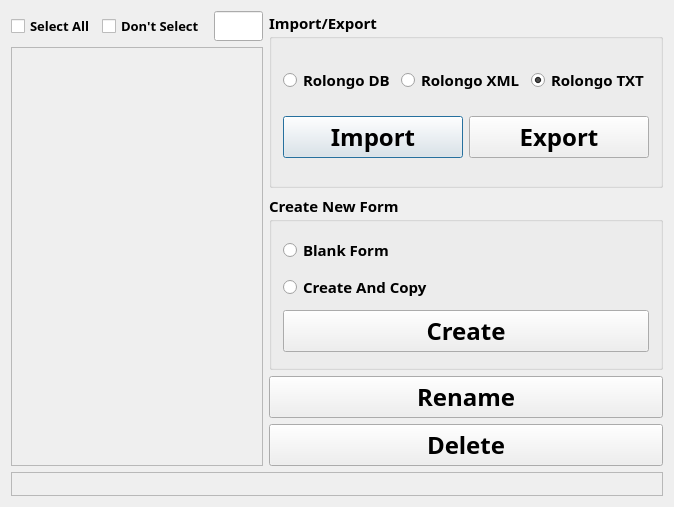
<?xml version="1.0" encoding="UTF-8"?>
<ui version="4.0">
 <class>qconfigmanage</class>
 <widget class="QDialog" name="qconfigmanage">
  <property name="geometry">
   <rect>
    <x>0</x>
    <y>0</y>
    <width>656</width>
    <height>507</height>
   </rect>
  </property>
  <property name="font">
   <font>
    <family>Microsoft Tai Le</family>
    <pointsize>11</pointsize>
    <weight>75</weight>
    <bold>true</bold>
   </font>
  </property>
  <property name="windowTitle">
   <string>qconfigmanage</string>
  </property>
  <layout class="QVBoxLayout" name="verticalLayout_5">
   <item>
    <layout class="QHBoxLayout" name="horizontalLayout_4">
     <item>
      <layout class="QVBoxLayout" name="verticalLayout_4">
       <item>
        <layout class="QHBoxLayout" name="horizontalLayout_3">
         <item>
          <widget class="QCheckBox" name="selectALL_checkBox">
           <property name="font">
            <font>
             <pointsize>10</pointsize>
             <weight>75</weight>
             <bold>true</bold>
            </font>
           </property>
           <property name="text">
            <string>Select All</string>
           </property>
          </widget>
         </item>
         <item>
          <widget class="QCheckBox" name="selectNone_checkBox">
           <property name="font">
            <font>
             <pointsize>10</pointsize>
             <weight>75</weight>
             <bold>true</bold>
            </font>
           </property>
           <property name="text">
            <string>Don't Select </string>
           </property>
          </widget>
         </item>
         <item>
          <widget class="QLineEdit" name="serachlineEdit">
           <property name="inputMask">
            <string notr="true"/>
           </property>
           <property name="text">
            <string notr="true"/>
           </property>
           <property name="maxLength">
            <number>100</number>
           </property>
           <property name="placeholderText">
            <string notr="true"/>
           </property>
          </widget>
         </item>
        </layout>
       </item>
       <item>
        <widget class="QScrollArea" name="configList_scrollArea">
         <property name="font">
          <font>
           <pointsize>10</pointsize>
           <weight>75</weight>
           <bold>true</bold>
          </font>
         </property>
         <property name="widgetResizable">
          <bool>true</bool>
         </property>
         <property name="alignment">
          <set>Qt::AlignLeading|Qt::AlignLeft|Qt::AlignTop</set>
         </property>
         <widget class="QWidget" name="scrollAreaWidgetContents">
          <property name="geometry">
           <rect>
            <x>0</x>
            <y>0</y>
            <width>251</width>
            <height>421</height>
           </rect>
          </property>
         </widget>
        </widget>
       </item>
      </layout>
     </item>
     <item>
      <layout class="QVBoxLayout" name="verticalLayout_3">
       <item>
        <widget class="QGroupBox" name="groupBox">
         <property name="title">
          <string>Import/Export</string>
         </property>
         <layout class="QVBoxLayout" name="verticalLayout">
          <item>
           <layout class="QHBoxLayout" name="horizontalLayout">
            <item>
             <widget class="QRadioButton" name="importDBradioButton">
              <property name="text">
               <string>Rolongo DB</string>
              </property>
             </widget>
            </item>
            <item>
             <widget class="QRadioButton" name="importXMLradioButton">
              <property name="text">
               <string>Rolongo XML</string>
              </property>
              <property name="checked">
               <bool>false</bool>
              </property>
             </widget>
            </item>
            <item>
             <widget class="QRadioButton" name="importTxtradioButton">
              <property name="text">
               <string>Rolongo TXT</string>
              </property>
              <property name="checked">
               <bool>true</bool>
              </property>
             </widget>
            </item>
           </layout>
          </item>
          <item>
           <layout class="QHBoxLayout" name="horizontalLayout_2">
            <item>
             <widget class="QPushButton" name="import_pushButton">
              <property name="font">
               <font>
                <pointsize>18</pointsize>
                <weight>75</weight>
                <bold>true</bold>
               </font>
              </property>
              <property name="text">
               <string>Import</string>
              </property>
             </widget>
            </item>
            <item>
             <widget class="QPushButton" name="export_pushButton">
              <property name="font">
               <font>
                <pointsize>18</pointsize>
                <weight>75</weight>
                <bold>true</bold>
               </font>
              </property>
              <property name="text">
               <string>Export</string>
              </property>
             </widget>
            </item>
           </layout>
          </item>
         </layout>
        </widget>
       </item>
       <item>
        <widget class="QGroupBox" name="groupBox_2">
         <property name="title">
          <string>Create New Form</string>
         </property>
         <layout class="QVBoxLayout" name="verticalLayout_2">
          <item>
           <widget class="QRadioButton" name="plainradioButton">
            <property name="sizePolicy">
             <sizepolicy hsizetype="Preferred" vsizetype="Fixed">
              <horstretch>0</horstretch>
              <verstretch>0</verstretch>
             </sizepolicy>
            </property>
            <property name="minimumSize">
             <size>
              <width>130</width>
              <height>0</height>
             </size>
            </property>
            <property name="maximumSize">
             <size>
              <width>230</width>
              <height>16777215</height>
             </size>
            </property>
            <property name="mouseTracking">
             <bool>true</bool>
            </property>
            <property name="contextMenuPolicy">
             <enum>Qt::NoContextMenu</enum>
            </property>
            <property name="text">
             <string>Blank Form</string>
            </property>
           </widget>
          </item>
          <item>
           <widget class="QRadioButton" name="createAndCopyradioButton">
            <property name="sizePolicy">
             <sizepolicy hsizetype="Preferred" vsizetype="Fixed">
              <horstretch>0</horstretch>
              <verstretch>0</verstretch>
             </sizepolicy>
            </property>
            <property name="minimumSize">
             <size>
              <width>130</width>
              <height>0</height>
             </size>
            </property>
            <property name="maximumSize">
             <size>
              <width>230</width>
              <height>16777215</height>
             </size>
            </property>
            <property name="mouseTracking">
             <bool>true</bool>
            </property>
            <property name="contextMenuPolicy">
             <enum>Qt::NoContextMenu</enum>
            </property>
            <property name="text">
             <string>Create And Copy</string>
            </property>
           </widget>
          </item>
          <item>
           <widget class="QPushButton" name="new_pushButton">
            <property name="font">
             <font>
              <pointsize>18</pointsize>
              <weight>75</weight>
              <bold>true</bold>
             </font>
            </property>
            <property name="text">
             <string>Create</string>
            </property>
           </widget>
          </item>
         </layout>
        </widget>
       </item>
       <item>
        <widget class="QPushButton" name="rename_pushButton">
         <property name="font">
          <font>
           <pointsize>18</pointsize>
           <weight>75</weight>
           <bold>true</bold>
          </font>
         </property>
         <property name="text">
          <string>Rename</string>
         </property>
        </widget>
       </item>
       <item>
        <widget class="QPushButton" name="delete_pushButton">
         <property name="font">
          <font>
           <pointsize>18</pointsize>
           <weight>75</weight>
           <bold>true</bold>
          </font>
         </property>
         <property name="text">
          <string>Delete</string>
         </property>
        </widget>
       </item>
      </layout>
     </item>
    </layout>
   </item>
   <item>
    <widget class="QLabel" name="info_label">
     <property name="sizePolicy">
      <sizepolicy hsizetype="Preferred" vsizetype="Fixed">
       <horstretch>0</horstretch>
       <verstretch>0</verstretch>
      </sizepolicy>
     </property>
     <property name="font">
      <font>
       <pointsize>12</pointsize>
       <weight>75</weight>
       <bold>true</bold>
      </font>
     </property>
     <property name="frameShape">
      <enum>QFrame::StyledPanel</enum>
     </property>
     <property name="text">
      <string/>
     </property>
    </widget>
   </item>
  </layout>
 </widget>
 <layoutdefault spacing="6" margin="11"/>
 <resources>
  <include location="hisfx3ccmtest.qrc"/>
 </resources>
 <connections/>
</ui>
